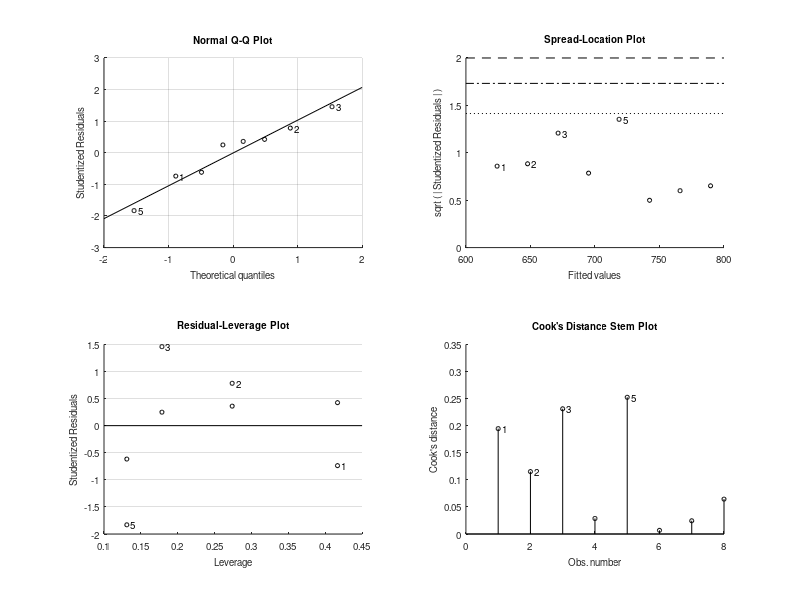

This figure's MATLAB source: (Note: this script raises an error after producing the figure.)
clear;
clc;

%% Initial data
% Demand for a given product abut the last 8 months
months = (1 : 8)';
demand = [580, 700, 775, 650, 585, 760, 790, 815]';

%% Linear Regression
% Fit linear regression model
mdl = fitlm(months, demand, 'linear');

test_demand = predict(mdl, months);
figure
plot(months,demand,'o',months,test_demand,'x')
legend('Data','Linear Regression')

%mean squared error
mse_LR=immse(test_demand,demand);

%Prediction for the next months
next_months = (1 : 16)';
LR_prediction = predict(mdl, next_months);


%% Exponential Smoothing
alpha = 0.15;
SE_prediction = zeros(1,9);

%The prediction for the first demand is equal to the demand itself
SE_prediction(1) = demand(1);

% Predictions computation
for i = 2 : 9
    SE_prediction(i) = alpha * demand(i-1) + (1-alpha) * SE_prediction(i-1);
end

%mean squared error
mse_SE=immse(SE_prediction(1:8)',demand);

figure
plot(months,demand,'o',months,SE_prediction(1:8),'x')
legend('Data','Exponential smoothing')

